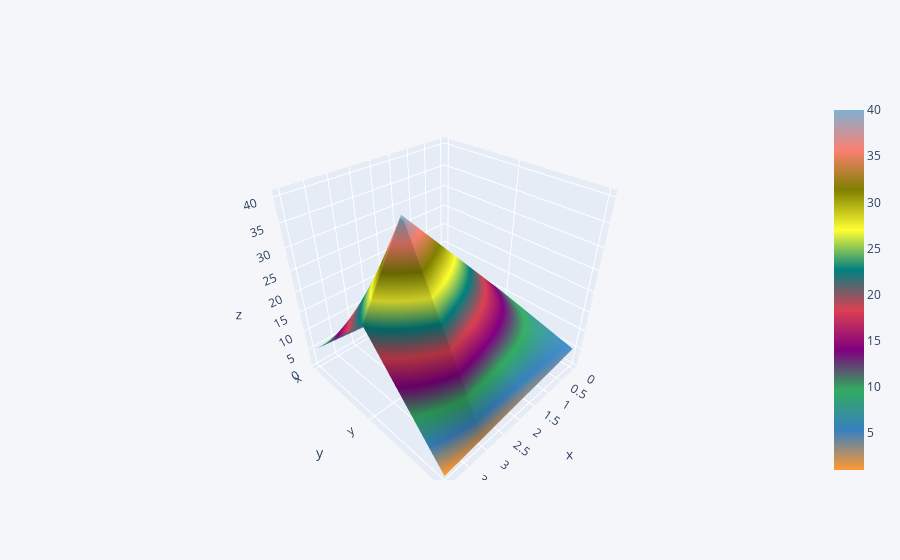

The notebook cell saved with this chart:
### Code cell
df3.iplot(kind='surface')

### Figure 1 — Plotly figure (JSON) as saved in the notebook; plotly's stock layout.template omitted (floating-point values rounded to 4 significant figures)
{"data": [{"colorscale": [[0, "rgb(255, 153, 51)"], [0.1111, "rgb(55, 128, 191)"], [0.2222, "rgb(50, 171, 96)"], [0.3333, "rgb(128, 0, 128)"], [0.4444, "rgb(219, 64, 82)"], [0.5556, "rgb(0, 128, 128)"], [0.6667, "rgb(255, 255, 51)"], [0.7778, "rgb(128, 128, 0)"], [0.8889, "rgb(251, 128, 114)"], [1, "rgb(128, 177, 211)"]], "type": "surface", "x": [0, 1, 2, 3, 4], "y": ["x", "y", "z"], "z": [[1, 2, 3, 4, 5], [10, 20, 30, 40, 23], [5, 4, 3, 2, 1]]}], "layout": {"autosize": true, "legend": {"bgcolor": "#F5F6F9", "font": {"color": "#4D5663"}}, "paper_bgcolor": "#F5F6F9", "plot_bgcolor": "#F5F6F9", "scene": {"aspectmode": "auto", "aspectratio": {"x": 1, "y": 1, "z": 1}}, "title": {"font": {"color": "#4D5663"}}, "xaxis": {"gridcolor": "#E1E5ED", "showgrid": true, "tickfont": {"color": "#4D5663"}, "title": {"font": {"color": "#4D5663"}, "text": ""}, "zerolinecolor": "#E1E5ED"}, "yaxis": {"gridcolor": "#E1E5ED", "showgrid": true, "tickfont": {"color": "#4D5663"}, "title": {"font": {"color": "#4D5663"}, "text": ""}, "zerolinecolor": "#E1E5ED"}}}
